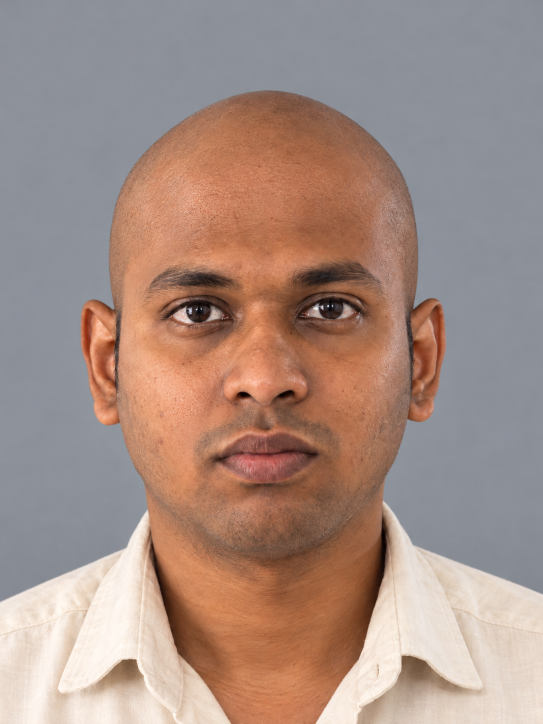
#> input picture assets/source/aakash-bald-generated.png, 1086 x 1448 px (shown at 1/2 size)
$ python extract_beard_overlay.py
#> lines starting #> are read from the running program, lines starting #| are printed output that depends on the picture
"""Keep only the added facial hair from the generated beard photograph."""

from pathlib import Path

import numpy as np
from PIL import Image, ImageFilter


ROOT = Path(__file__).resolve().parents[1]
BASE = ROOT / "assets/source/aakash-bald-generated.png"
BEARDED = ROOT / "assets/source/aakash-full-beard-generated.png"
OUTPUT = ROOT / "assets/aakash-beard-overlay.png"


def main() -> None:
    base = Image.open(BASE).convert("RGB")
#> base is the input picture: PIL image 1086x1448 RGB; mean R, G, B 165.7, 141.7, 131.9
    bearded = Image.open(BEARDED).convert("RGB")
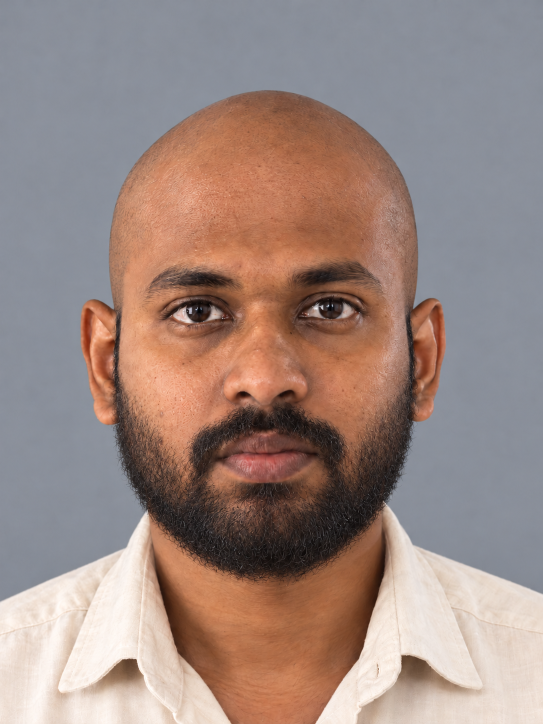
#> input picture assets/source/aakash-full-beard-generated.png, 1086 x 1448 px (shown at 1/2 size)
#> bearded is the input picture: PIL image 1086x1448 RGB; mean R, G, B 156.6, 135.8, 129
    if base.size != bearded.size:
        raise ValueError("The beard edit must keep the base photo dimensions")
    a = np.asarray(base, dtype=np.float32)
    b = np.asarray(bearded, dtype=np.float32)
    yy, xx = np.mgrid[:base.height, :base.width]
    base_luma = a[..., 0] * .28 + a[..., 1] * .59 + a[..., 2] * .13
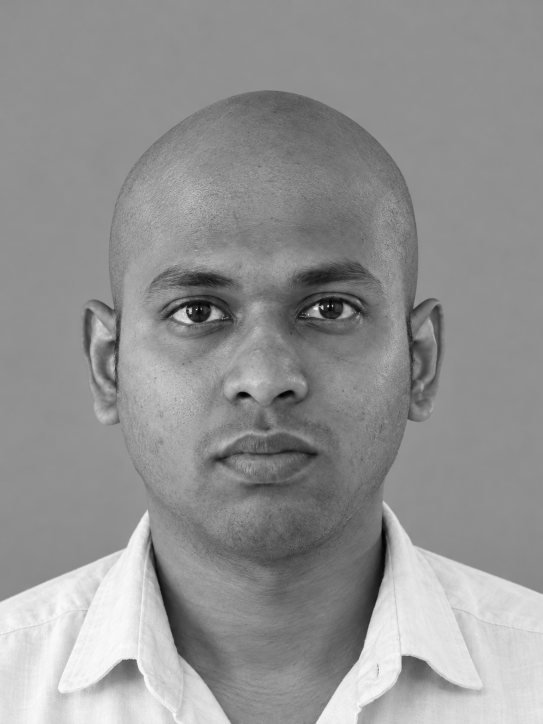
#> base_luma: shape (1448, 1086) float32 (shown at 1/2 size); min 0.78, max 255, mean 147.2
    beard_luma = b[..., 0] * .28 + b[..., 1] * .59 + b[..., 2] * .13
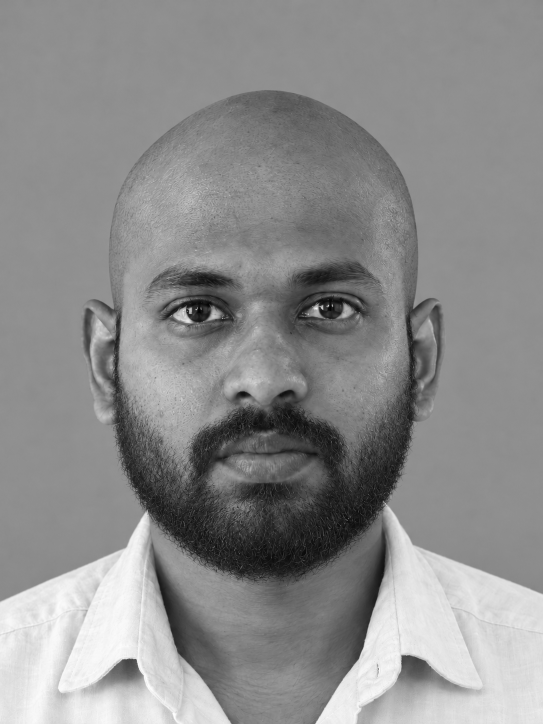
#> beard_luma: shape (1448, 1086) float32 (shown at 1/2 size); min 1, max 255, mean 140.8
    darker = np.clip((base_luma - beard_luma - 9) / 48, 0, 1)
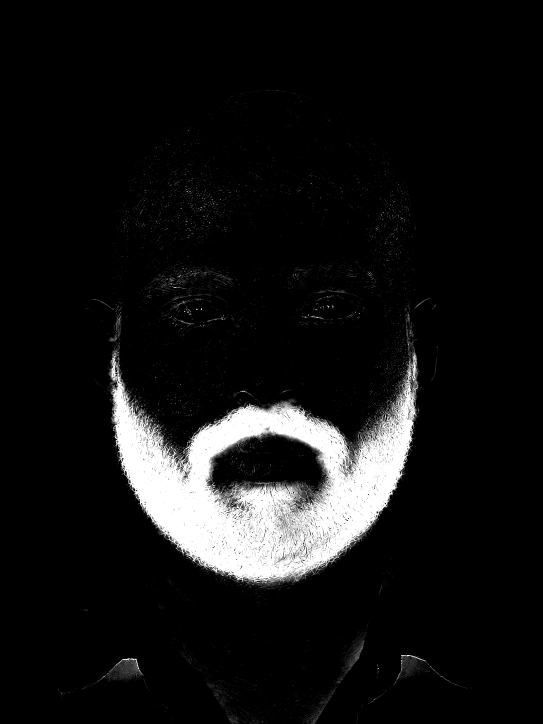
#> darker: shape (1448, 1086) float32 (shown at 1/2 size); min 0, max 1, mean 0.0789
    vertical = np.clip((yy - 710) / 50, 0, 1) * np.clip((1230 - yy) / 80, 0, 1)
    horizontal = np.clip((xx - 190) / 50, 0, 1) * np.clip((890 - xx) / 50, 0, 1)
    alpha = Image.fromarray(np.uint8(np.round(darker * vertical * horizontal * 255)), "L")
    alpha = alpha.filter(ImageFilter.GaussianBlur(.7))
    rgba = bearded.convert("RGBA")
    rgba.putalpha(alpha)
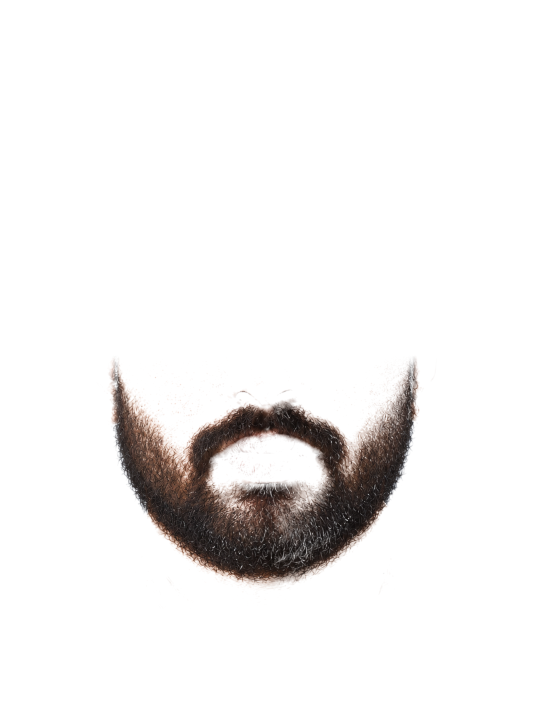
#> rgba: PIL image 1086x1448 RGBA (shown at 1/2 size); mean R, G, B, A 156.6, 135.8, 129, 19.3; transparent parts drawn white
    rgba.save(OUTPUT, optimize=True)
    print(f"Wrote {OUTPUT}")


if __name__ == "__main__":
    main()
